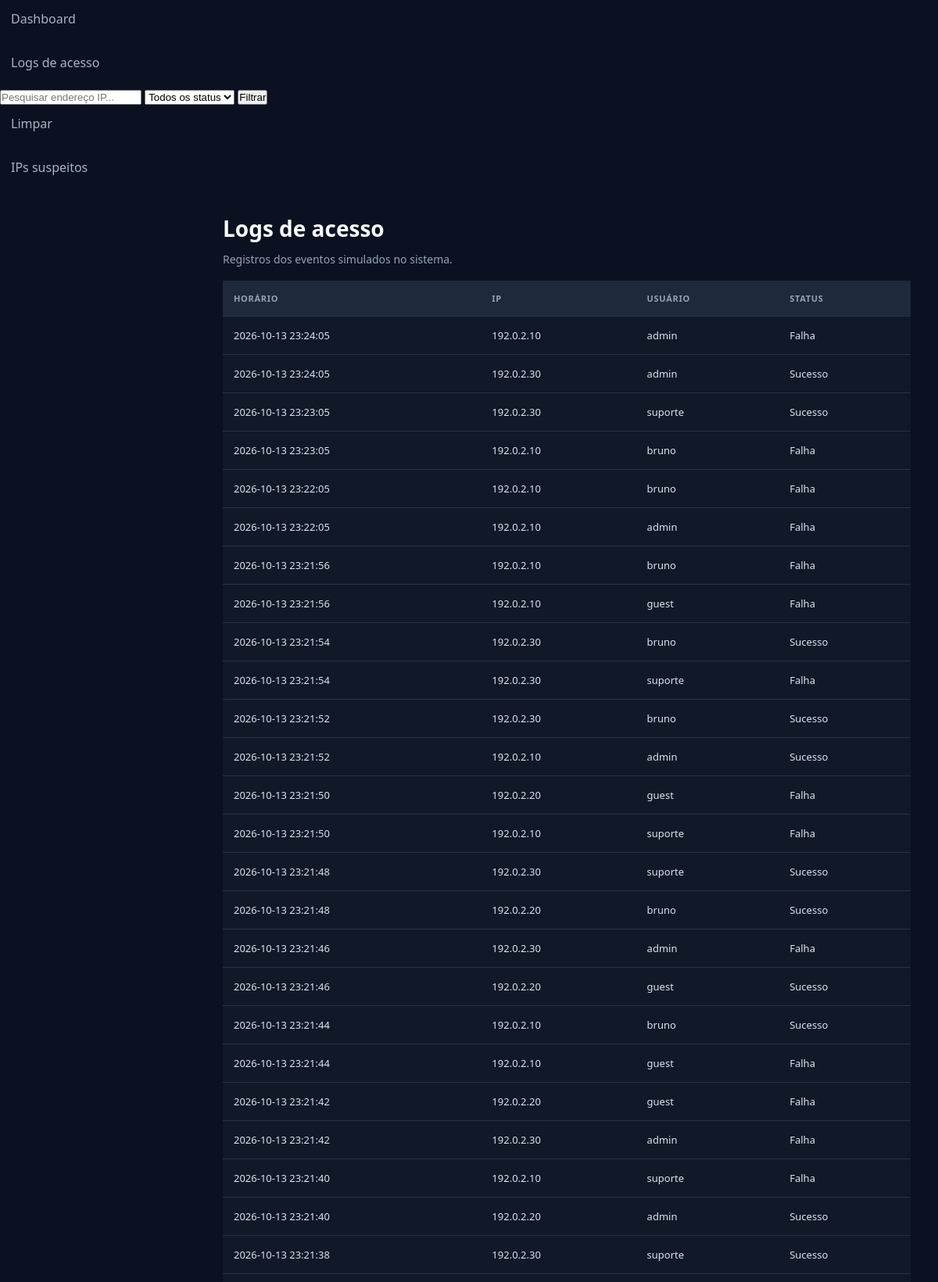
Page /logs (upper part) on the committed database.
### tables this page shows
CREATE TABLE logs (
                id INTEGER PRIMARY KEY AUTOINCREMENT,
                ip TEXT NOT NULL,
                usuario TEXT NOT NULL,
                status TEXT NOT NULL,
                horario TEXT NOT NULL
            );

### routes/dashboard.py (the view)
@dashboard_bp.route("/logs")
def logs_acesso():
    ip = request.args.get("ip", "").strip()
    status = request.args.get("status", "").strip()
    registros = obter_logs()
    if ip:
        registros = [
            log for log in registros
            if ip.lower() in log["ip"].lower()
        ]
    if status in ("Falha", "Sucesso"):
        registros = [
            log for log in registros
            if log["status"] == status
        ]
    return render_template(
        "logs.html",
        logs=registros,
        filtro_ip=ip,
        filtro_status=status
    )

### services/database.py (called while the page is built)
def conectar():
    conexao = sqlite3.connect(DB_PATH)
    conexao.row_factory = sqlite3.Row
    return conexao

### services/logs.py (called while the page is built)
def obter_logs():
    with conectar() as conexao:
        registros = conexao.execute(
            """
            SELECT id, ip, usuario, status, horario
            FROM logs
            ORDER BY id DESC
            LIMIT 50
            """
        ).fetchall()
    return [dict(log) for log in registros]

### templates/logs.html (shortened to what this page needs)
<!doctype html>
<html lang="pt-BR">
<head>
    <link rel="stylesheet" href="{{ url_for('static', filename='style.css') }}" />
</head>
<body>
    <nav class="menu">
        <a href="{{ url_for('dashboard.dashboard') }}">Dashboard</a>
        <a href="{{ url_for('dashboard.logs_acesso') }}">Logs de acesso</a>
        <form method="GET" action="{{ url_for('dashboard.logs_acesso') }}" class="filtros">
            <input type="text" name="ip" placeholder="Pesquisar endereço IP..." value="{{ filtro_ip | default('') }}">
            <select name="status">
                <option value="">Todos os status</option>
            </select>
            <button type="submit">Filtrar</button>
            <a href="{{ url_for('dashboard.logs_acesso') }}">Limpar</a>
        </form>
        <a href="{{ url_for('dashboard.ips_suspeitos') }}">IPs suspeitos</a>
    </nav>
    <main>
        <h1>Logs de acesso</h1>
        <p>Registros dos eventos simulados no sistema.</p>
        <table>
            <thead>
                <tr>
                    <th>Horário</th>
                    <th>IP</th>
                    <th>Usuário</th>
                    <th>Status</th>
                </tr>
            </thead>
            <tbody>
                {% for log in logs %}
                <tr>
                    <td>{{ log.horario }}</td>
                    <td>{{ log.ip }}</td>
                    <td>{{ log.usuario }}</td>
                    <td>{{ log.status }}</td>
                </tr>
                {% else %}
                <tr>
                    <td colspan="4">Nenhum evento registrado.</td>
                </tr>
                {% endfor %}
            </tbody>
        </table>
    </main>
</body>
</html>

### static/style.css (style rules this page uses)
* { margin: 0; padding: 0; box-sizing: border-box; }
body { font-family: "Segoe UI", Arial, sans-serif; background: #0b1120; color: #e2e8f0; min-height: 100vh; }
.menu { display: flex; flex-direction: column; gap: 8px; }
.menu a { display: block; padding: 13px 14px; color: #a8b4c7; text-decoration: none; border-radius: 8px; transition: background 0.2s, color 0.2s; }
main { margin-left: 250px; padding: 35px; min-height: 100vh; width: calc(100% - 250px); }
header h1, main > h1 { color: #f8fafc; font-size: 28px; margin-bottom: 10px; }
header p, main > p { color: #94a3b8; font-size: 14px; line-height: 1.6; }
table { width: 100%; border-collapse: collapse; text-align: left; background: #111827; margin-top: 16px; }
thead { background: #1e293b; }
th { color: #94a3b8; text-transform: uppercase; font-size: 11px; letter-spacing: 0.7px; font-weight: 600; }
th, td { padding: 15px 14px; border-bottom: 1px solid #263247; }
td { color: #dbe4f0; font-size: 13px; }

### rows in the picture
logs: horario "2026-10-13 23:24:05", ip "192.0.2.10", usuario "admin", status "Falha"
logs: horario "2026-10-13 23:24:05", ip "192.0.2.30", usuario "admin", status "Sucesso"
logs: horario "2026-10-13 23:23:05", ip "192.0.2.30", usuario "suporte", status "Sucesso"
logs: horario "2026-10-13 23:23:05", ip "192.0.2.10", usuario "bruno", status "Falha"
logs: horario "2026-10-13 23:22:05", ip "192.0.2.10", usuario "bruno", status "Falha"
logs: horario "2026-10-13 23:22:05", ip "192.0.2.10", usuario "admin", status "Falha"
logs: horario "2026-10-13 23:21:56", ip "192.0.2.10", usuario "bruno", status "Falha"
logs: horario "2026-10-13 23:21:56", ip "192.0.2.10", usuario "guest", status "Falha"
logs: horario "2026-10-13 23:21:54", ip "192.0.2.30", usuario "bruno", status "Sucesso"
logs: horario "2026-10-13 23:21:54", ip "192.0.2.30", usuario "suporte", status "Falha"
logs: horario "2026-10-13 23:21:52", ip "192.0.2.30", usuario "bruno", status "Sucesso"
logs: horario "2026-10-13 23:21:52", ip "192.0.2.10", usuario "admin", status "Sucesso"
logs: horario "2026-10-13 23:21:50", ip "192.0.2.20", usuario "guest", status "Falha"
logs: horario "2026-10-13 23:21:50", ip "192.0.2.10", usuario "suporte", status "Falha"
logs: horario "2026-10-13 23:21:48", ip "192.0.2.30", usuario "suporte", status "Sucesso"
logs: horario "2026-10-13 23:21:48", ip "192.0.2.20", usuario "bruno", status "Sucesso"
logs: horario "2026-10-13 23:21:46", ip "192.0.2.30", usuario "admin", status "Falha"
logs: horario "2026-10-13 23:21:46", ip "192.0.2.20", usuario "guest", status "Sucesso"
logs: horario "2026-10-13 23:21:44", ip "192.0.2.10", usuario "bruno", status "Sucesso"
logs: horario "2026-10-13 23:21:44", ip "192.0.2.10", usuario "guest", status "Falha"
logs: horario "2026-10-13 23:21:42", ip "192.0.2.20", usuario "guest", status "Falha"
logs: horario "2026-10-13 23:21:42", ip "192.0.2.30", usuario "admin", status "Falha"
logs: horario "2026-10-13 23:21:40", ip "192.0.2.10", usuario "suporte", status "Falha"
logs: horario "2026-10-13 23:21:40", ip "192.0.2.20", usuario "admin", status "Sucesso"
logs: horario "2026-10-13 23:21:38", ip "192.0.2.30", usuario "suporte", status "Sucesso"
